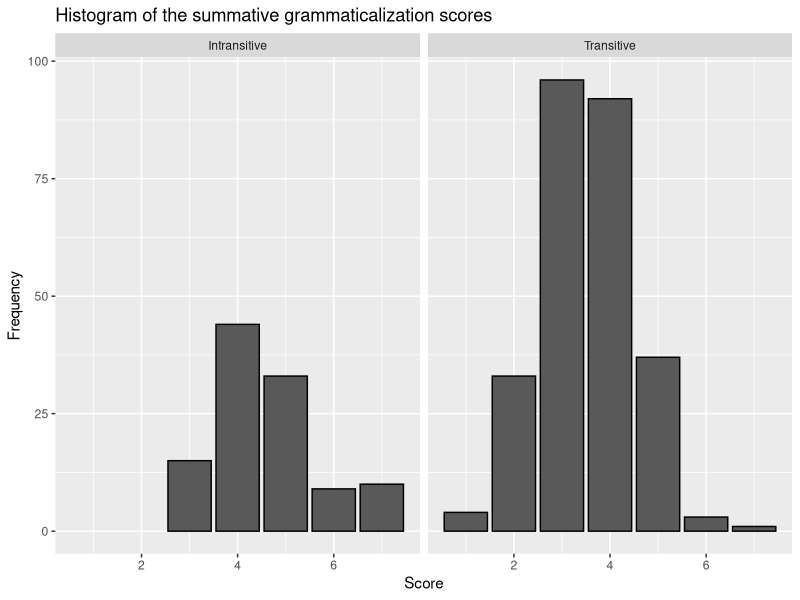
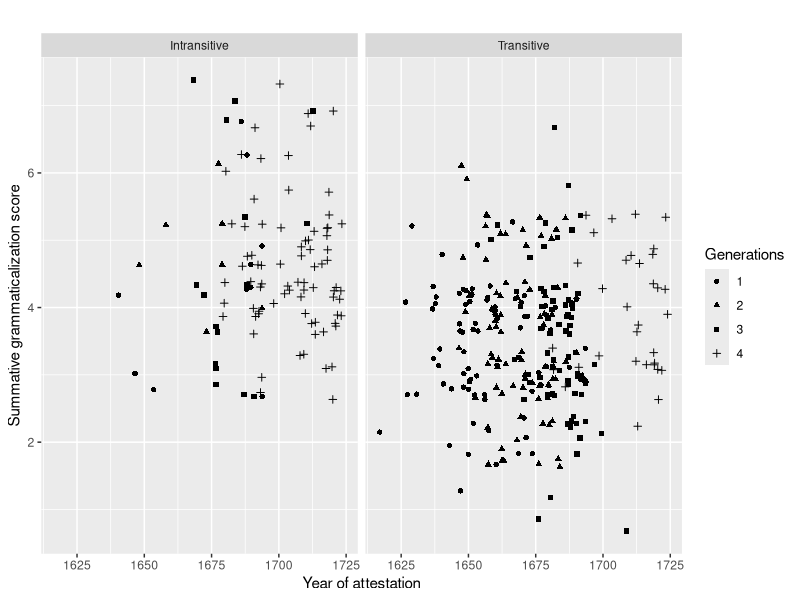
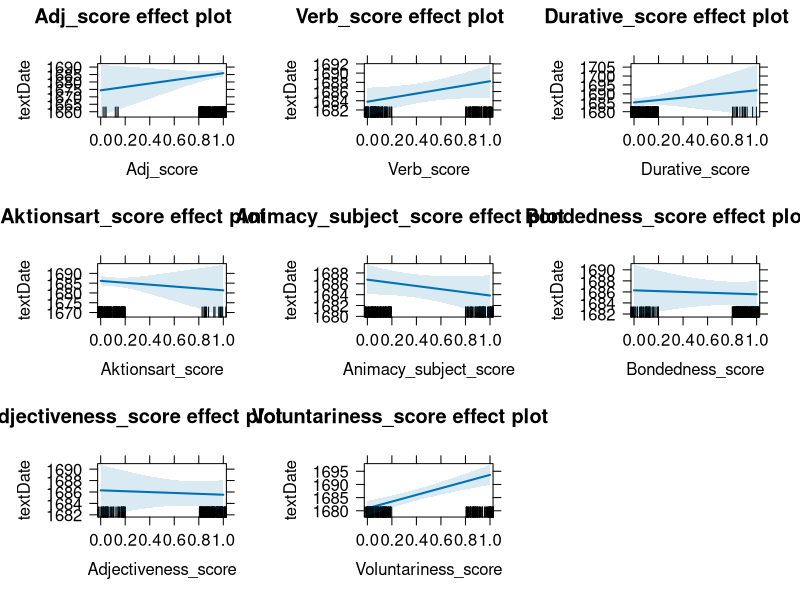
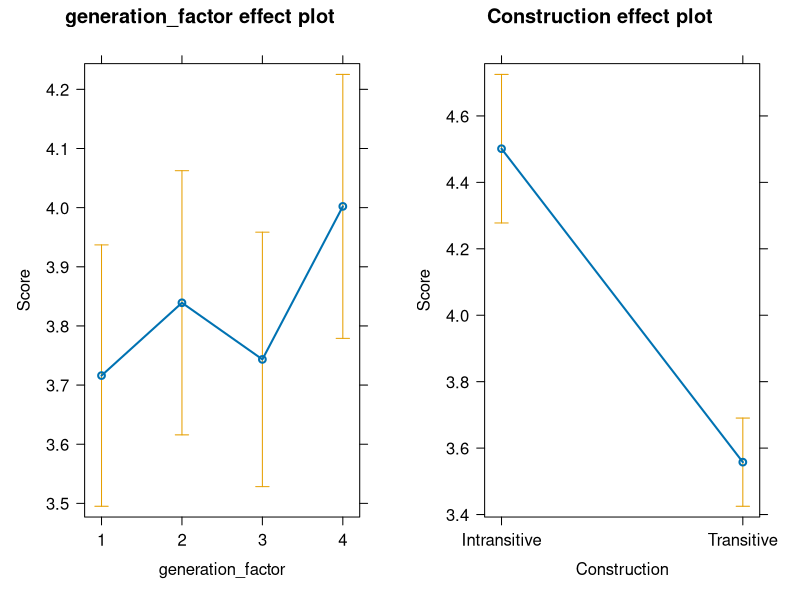
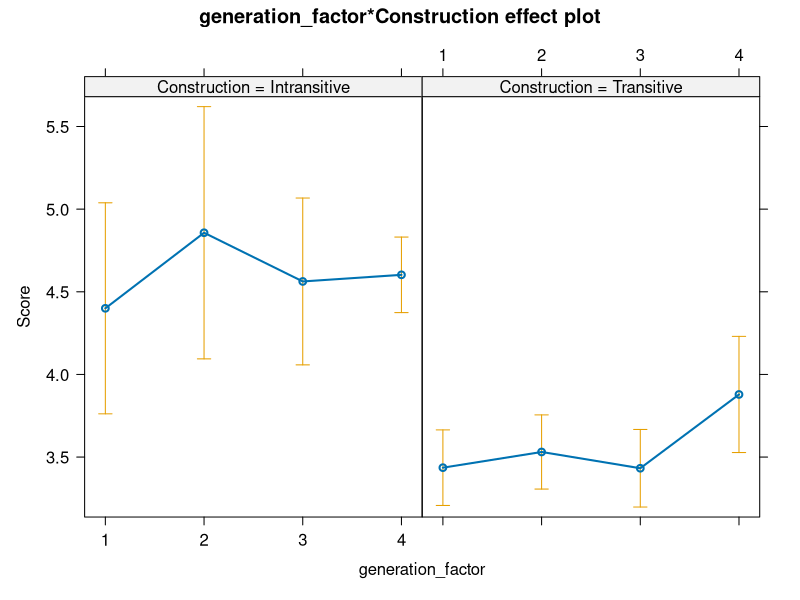
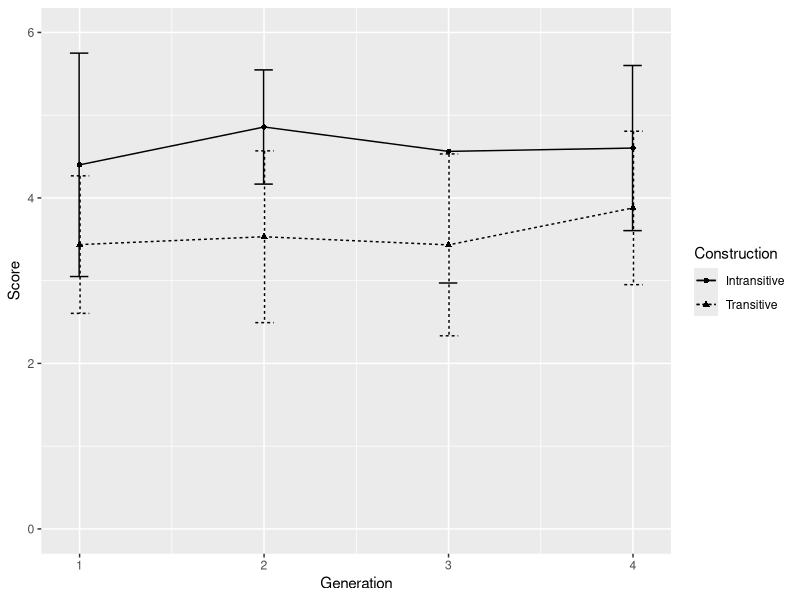
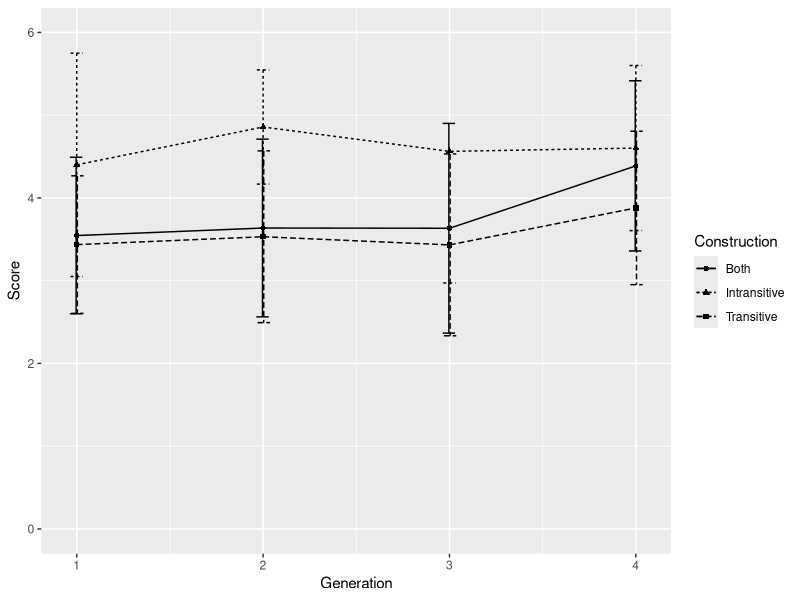

Here is the R script that generated these plots, in order:
#### Read libraries ####
library(readxl)
library(effects)
library(stats)
library(dplyr)
library(lme4)
library(ggplot2)
library(car)

#### Read dataset ####
keep <- read_xlsx("Keep_Ving_Dataset.xlsx", 
                  sheet=1, 
                  col_names = TRUE)

# Drop "double" annotations used for collexeme analysis
keep <- subset(keep, ID!="double")

# Check number of attestations per generation
generation_table <- table(keep$generation)
print(generation_table)

# Drop 5th generation (too little attestations)
keep <- subset(keep, generation!=5)

# Type of keep constructions per generation
Generation <- table(keep$Construction, keep$generation)
print(Generation)

# Number attestations per author
author_table <- table(keep$author)
print(author_table) # some authors occur very frequently, others a lot less


#### Grammaticalization Scores ####

keep$Score <- keep$Adj_score + 
              keep$Verb_score + 
              keep$Durative_score +
              keep$Aktionsart_score + 
              keep$Animacy_subject_score +
              keep$Bondedness_score +
              keep$Adjectiveness_score +
              keep$Voluntariness_score

# Histogram of the scores
histogram_facet <- ggplot(keep, aes(x = Score)) +
  geom_bar(stat = "count", color = "black") +
  labs(x = "Score", y = "Frequency", title = "Histogram of the summative grammaticalization scores") +
  facet_wrap(~ Construction)

print(histogram_facet)

# Calculate the mean score and standard deviation per construction level
construction_summary <- keep %>%
  group_by(Construction) %>%
  summarise(mean_score = mean(Score),
            sd_score = sd(Score))

# Print the summary
print(construction_summary)

#### Aggregate level ####

# Score vs text date
score_date_model <- lm(Score ~ textDate, data = keep)
summary(score_date_model)

# Score vs construction
score_construction_model <- lm(Score ~ Construction + textDecade, data = keep)
summary(score_construction_model)

# Visualization
aggregate_plot <- ggplot(keep, aes(x = textDecade, y =Score, shape = as.factor(generation))) +
  geom_jitter() +
  labs(x = "Year of attestation", y = "Summative grammaticalization score", title = "", shape = "Generations") +
  facet_wrap(~ Construction)

print(aggregate_plot)

#### Grammaticalization variables ####

Intrans_df <- subset(keep, Construction!="Transitive")
Trans_df <- subset(keep, Construction!="Intransitive")

# Text date vs grammaticalization variables
score_model <- lm(textDate ~
                    Adj_score + 
                    Verb_score + 
                    Durative_score +
                    Aktionsart_score + 
                    Animacy_subject_score +
                    Bondedness_score +
                    Adjectiveness_score +
                    Voluntariness_score,
                  data = keep)
summary(score_model)
plot(allEffects(score_model))
     
# Check for multicollinearity
vif_scores <- vif(score_model)
print(vif_scores)


#### Generation level ####
# Convert generation to factor
keep$generation_factor <- as.factor(keep$generation) 

# Helmert coding to compare the generations
contrasts(keep$generation_factor) <- contr.helmert(4) 

# Score vs generation
generation_model <- lm(Score ~ generation_factor + Construction, data = keep)
summary(generation_model)
plot(allEffects(generation_model))

# Score vs generation in interaction with construction
generation_construction_model <- lm(Score ~ generation_factor*Construction, data = keep)
summary(generation_construction_model)
plot(allEffects(generation_construction_model))

#+++++++++++++++++++++++++
# Function to calculate the mean and the standard deviation
# for each group
#+++++++++++++++++++++++++
# data : a data frame
# varname : the name of a column containing the variable
# to be summariezed
# groupnames : vector of column names to be used as
# grouping variables
data_summary <- function(data, varname, groupnames){
  require(plyr)
  summary_func <- function(x, col){
    c(mean = mean(x[[col]], na.rm=TRUE),
      sd = sd(x[[col]], na.rm=TRUE))
  }
  data_sum<-ddply(data, groupnames, .fun=summary_func,
                  varname)
  data_sum <- plyr::rename(data_sum, c("mean" = varname))
  return(data_sum)
}

#++++++++++++++++++++++++++
# Plot: intransitive vs transitive

# Calculate mean and standard deviation for transitive and intransitive construction
keep_summary <- data_summary(keep, 
                             varname="Score", 
                             groupnames=c("Construction", "generation"))

# Visualization
generation_plot <- ggplot(keep_summary, aes(x = generation, y = Score, linetype = Construction, shape = Construction, group = Construction)) +
  xlab("Generation") +
  ylab("Score") +
  ylim(0, 6) +
  geom_line() +
  geom_point() +
  geom_errorbar(aes(ymin = Score - sd, ymax = Score + sd), width = .2, position = position_dodge(0.01)) +
  guides(linetype = guide_legend(title = "Construction"), shape = guide_legend(title = "Construction"))

print(generation_plot)

# Plot: intransitive, transitive and aggregated

# Calculate mean and standard deviation for both constructions together
both_constructions <- data_summary(keep, varname = "Score", groupnames = "generation")

# Add a column to indicate both constructions
both_constructions$Construction <- "Both"

# Combine data summaries
keep_summary <- rbind(keep_summary, both_constructions)

# Visualization
print(score_full_plot <- ggplot(keep_summary, aes(x = generation, y = Score, linetype = Construction, shape = Construction, group = Construction)) +
        xlab("Generation") +
        ylab("Score") +
        ylim(0, 6) +
        geom_line() +
        geom_point() +
        geom_errorbar(aes(ymin = Score - sd, ymax = Score + sd), width = .2, position = position_dodge(0.01)) +
        guides(linetype = guide_legend(title = "Construction"), shape = guide_legend(title = "Construction")))


#### Bivariate analyses ####

prop.table(table(keep$generation, keep$Adjectiveness_score, keep$Construction))
prop.table(table(keep$generation, keep$Animacy_subject, keep$Construction))
prop.table(table(keep$generation, keep$Bondedness_binary, keep$Construction))
prop.table(table(keep$generation, keep$Verb_innovation, keep$Construction))
prop.table(table(keep$generation, keep$Durative_Iterative, keep$Construction))
prop.table(table(keep$generation, keep$Aktionsart, keep$Construction))
prop.table(table(keep$generation, keep$Voluntariness, keep$Construction))
